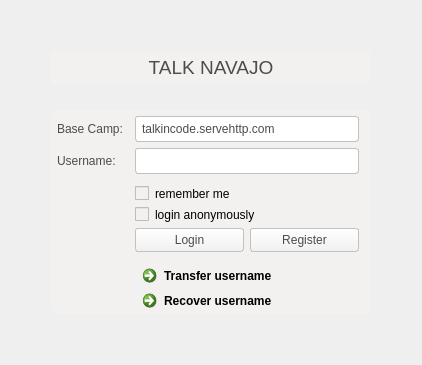
         <widget class="QWidget" name="loginPage">
          <property name="minimumSize">
           <size>
            <width>0</width>
            <height>0</height>
           </size>
          </property>
          <layout class="QGridLayout" name="gridLayout_7">
           <item row="0" column="0">
            <layout class="QVBoxLayout" name="verticalLayout_6">
             <item>
              <layout class="QHBoxLayout" name="horizontalLayout_5">
               <property name="topMargin">
                <number>40</number>
               </property>
               <item>
                <spacer name="horizontalSpacer_6">
                 <property name="orientation">
                  <enum>Qt::Horizontal</enum>
                 </property>
                 <property name="sizeHint" stdset="0">
                  <size>
                   <width>40</width>
                   <height>20</height>
                  </size>
                 </property>
                </spacer>
               </item>
               <item>
                <widget class="QLabel" name="label_5">
                 <property name="sizePolicy">
                  <sizepolicy hsizetype="Fixed" vsizetype="Preferred">
                   <horstretch>0</horstretch>
                   <verstretch>0</verstretch>
                  </sizepolicy>
                 </property>
                 <property name="minimumSize">
                  <size>
                   <width>320</width>
                   <height>0</height>
                  </size>
                 </property>
                 <property name="baseSize">
                  <size>
                   <width>0</width>
                   <height>0</height>
                  </size>
                 </property>
                 <property name="font">
                  <font>
                   <pointsize>14</pointsize>
                  </font>
                 </property>
                 <property name="styleSheet">
                  <string notr="true">background: none;
background-color: #F2F1F0;
border-radius: 3px;
color: #4C4C4C;
padding: 5px 20px;</string>
                 </property>
                 <property name="text">
                  <string>TALK NAVAJO</string>
                 </property>
                 <property name="alignment">
                  <set>Qt::AlignCenter</set>
                 </property>
                </widget>
               </item>
               <item>
                <spacer name="horizontalSpacer_7">
                 <property name="orientation">
                  <enum>Qt::Horizontal</enum>
                 </property>
                 <property name="sizeHint" stdset="0">
                  <size>
                   <width>40</width>
                   <height>20</height>
                  </size>
                 </property>
                </spacer>
               </item>
              </layout>
             </item>
             <item>
              <layout class="QHBoxLayout" name="horizontalLayout_7">
               <property name="topMargin">
                <number>20</number>
               </property>
               <item>
                <spacer name="horizontalSpacer_9">
                 <property name="orientation">
                  <enum>Qt::Horizontal</enum>
                 </property>
                 <property name="sizeHint" stdset="0">
                  <size>
                   <width>40</width>
                   <height>20</height>
                  </size>
                 </property>
                </spacer>
               </item>
               <item>
                <widget class="QFrame" name="loginFrame">
                 <property name="sizePolicy">
                  <sizepolicy hsizetype="Fixed" vsizetype="Fixed">
                   <horstretch>0</horstretch>
                   <verstretch>0</verstretch>
                  </sizepolicy>
                 </property>
                 <property name="minimumSize">
                  <size>
                   <width>320</width>
                   <height>0</height>
                  </size>
                 </property>
                 <property name="styleSheet">
                  <string notr="true">background: none;
background-color: #F2F1F0;
border-radius: 3px;</string>
                 </property>
                 <property name="frameShape">
                  <enum>QFrame::StyledPanel</enum>
                 </property>
                 <layout class="QGridLayout" name="gridLayout_4">
                  <property name="leftMargin">
                   <number>6</number>
                  </property>
                  <property name="topMargin">
                   <number>6</number>
                  </property>
                  <property name="rightMargin">
                   <number>6</number>
                  </property>
                  <property name="bottomMargin">
                   <number>6</number>
                  </property>
                  <property name="horizontalSpacing">
                   <number>12</number>
                  </property>
                  <property name="verticalSpacing">
                   <number>6</number>
                  </property>
                  <item row="0" column="0">
                   <widget class="QLabel" name="label_6">
                    <property name="styleSheet">
                     <string notr="true">color: #4C4C4C;</string>
                    </property>
                    <property name="text">
                     <string>Base Camp:</string>
                    </property>
                   </widget>
                  </item>
                  <item row="0" column="1">
                   <widget class="QLineEdit" name="serverLineEdit">
                    <property name="styleSheet">
                     <string notr="true">background-color: rgb(255,255,255);
border-radius:3px;
border: 1px solid #C4C1BD;
color: #4C4C4C;
padding: 4px;
margin: 0px 6px 0px 0px;
color: #4C4C4C;</string>
                    </property>
                    <property name="text">
                     <string>talkincode.servehttp.com</string>
                    </property>
                   </widget>
                  </item>
                  <item row="1" column="0">
                   <widget class="QLabel" name="label_7">
                    <property name="styleSheet">
                     <string notr="true">color: #4C4C4C;</string>
                    </property>
                    <property name="text">
                     <string>Username:</string>
                    </property>
                   </widget>
                  </item>
                  <item row="1" column="1">
                   <widget class="QLineEdit" name="userLineEdit">
                    <property name="styleSheet">
                     <string notr="true">background-color: rgb(255,255,255);
border-radius:3px;
border: 1px solid #C4C1BD;
color: #4C4C4C;
padding: 4px;
margin: 0px 6px 0px 0px;
color: #4C4C4C;</string>
                    </property>
                    <property name="maxLength">
                     <number>20</number>
                    </property>
                   </widget>
                  </item>
                  <item row="3" column="1">
                   <widget class="QCheckBox" name="rememberCheckBox">
                    <property name="text">
                     <string>remember me</string>
                    </property>
                   </widget>
                  </item>
                  <item row="2" column="1">
                   <widget class="QLabel" name="errorMessageLabel">
                    <property name="maximumSize">
                     <size>
                      <width>16777215</width>
                      <height>0</height>
                     </size>
                    </property>
                    <property name="styleSheet">
                     <string notr="true">color:#BF3A2B</string>
                    </property>
                    <property name="text">
                     <string/>
                    </property>
                   </widget>
                  </item>
                  <item row="6" column="1">
                   <layout class="QHBoxLayout" name="horizontalLayout_6">
                    <property name="rightMargin">
                     <number>6</number>
                    </property>
                    <item>
                     <widget class="QPushButton" name="loginButton">
                      <property name="sizePolicy">
                       <sizepolicy hsizetype="Expanding" vsizetype="Fixed">
                        <horstretch>0</horstretch>
                        <verstretch>0</verstretch>
                       </sizepolicy>
                      </property>
                      <property name="styleSheet">
                       <string notr="true">background-color: qlineargradient(spread:pad, x1:0, y1:1, x2:0, y2:0, stop:0 rgb(240,240,240), stop:1 rgb(255, 255, 255));
border-radius:3px;
border: 1px solid #C4C1BD;
color: #4C4C4C;
padding: 4px 12px;</string>
                      </property>
                      <property name="text">
                       <string>Login</string>
                      </property>
                     </widget>
                    </item>
                    <item>
                     <spacer name="horizontalSpacer_8">
                      <property name="orientation">
                       <enum>Qt::Horizontal</enum>
                      </property>
                      <property name="sizeType">
                       <enum>QSizePolicy::Fixed</enum>
                      </property>
                      <property name="sizeHint" stdset="0">
                       <size>
                        <width>6</width>
                        <height>20</height>
                       </size>
                      </property>
                     </spacer>
                    </item>
                    <item>
                     <widget class="QPushButton" name="registerButton">
                      <property name="sizePolicy">
                       <sizepolicy hsizetype="Expanding" vsizetype="Fixed">
                        <horstretch>0</horstretch>
                        <verstretch>0</verstretch>
                       </sizepolicy>
                      </property>
                      <property name="styleSheet">
                       <string notr="true">background-color: qlineargradient(spread:pad, x1:0, y1:1, x2:0, y2:0, stop:0 rgb(240,240,240), stop:1 rgb(255, 255, 255));
border-radius:3px;
border: 1px solid #C4C1BD;
color: #4C4C4C;
padding: 4px 12px;</string>
                      </property>
                      <property name="text">
                       <string>Register</string>
                      </property>
                     </widget>
                    </item>
                   </layout>
                  </item>
                  <item row="7" column="1">
                   <layout class="QVBoxLayout" name="verticalLayout_7">
                    <property name="spacing">
                     <number>0</number>
                    </property>
                    <property name="topMargin">
                     <number>0</number>
                    </property>
                    <item>
                     <widget class="QCommandLinkButton" name="transferUsername">
                      <property name="maximumSize">
                       <size>
                        <width>16777215</width>
                        <height>25</height>
                       </size>
                      </property>
                      <property name="text">
                       <string>Transfer username</string>
                      </property>
                     </widget>
                    </item>
                    <item>
                     <widget class="QCommandLinkButton" name="recoverUsername">
                      <property name="maximumSize">
                       <size>
                        <width>16777215</width>
                        <height>25</height>
                       </size>
                      </property>
                      <property name="text">
                       <string>Recover username</string>
                      </property>
                      <property name="iconSize">
                       <size>
                        <width>20</width>
                        <height>20</height>
                       </size>
                      </property>
                     </widget>
                    </item>
                   </layout>
                  </item>
                  <item row="4" column="1">
                   <widget class="QCheckBox" name="loginAnonymousCheckBox">
                    <property name="text">
                     <string>login anonymously</string>
                    </property>
                   </widget>
                  </item>
                 </layout>
                </widget>
               </item>
               <item>
                <spacer name="horizontalSpacer_10">
                 <property name="orientation">
                  <enum>Qt::Horizontal</enum>
                 </property>
                 <property name="sizeHint" stdset="0">
                  <size>
                   <width>40</width>
                   <height>20</height>
                  </size>
                 </property>
                </spacer>
               </item>
              </layout>
             </item>
             <item>
              <spacer name="verticalSpacer_4">
               <property name="orientation">
                <enum>Qt::Vertical</enum>
               </property>
               <property name="sizeHint" stdset="0">
                <size>
                 <width>20</width>
                 <height>40</height>
                </size>
               </property>
              </spacer>
             </item>
            </layout>
           </item>
          </layout>
         </widget>
